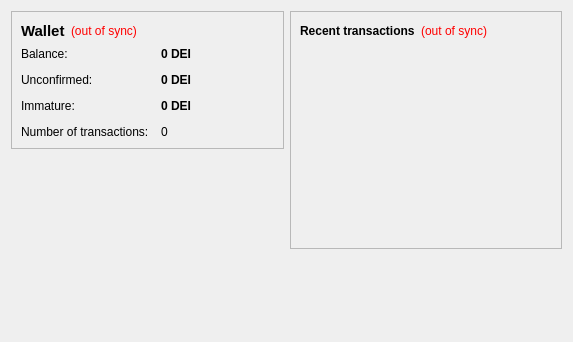
<?xml version="1.0" encoding="UTF-8"?>
<ui version="4.0">
 <class>OverviewPage</class>
 <widget class="QWidget" name="OverviewPage">
  <property name="geometry">
   <rect>
    <x>0</x>
    <y>0</y>
    <width>573</width>
    <height>342</height>
   </rect>
  </property>
  <property name="windowTitle">
   <string>Form</string>
  </property>
  <layout class="QHBoxLayout" name="horizontalLayout" stretch="1,1">
   <item>
    <layout class="QVBoxLayout" name="verticalLayout_2">
     <item>
      <widget class="QFrame" name="frame">
       <property name="frameShape">
        <enum>QFrame::StyledPanel</enum>
       </property>
       <property name="frameShadow">
        <enum>QFrame::Raised</enum>
       </property>
       <layout class="QVBoxLayout" name="verticalLayout_4">
        <item>
         <layout class="QHBoxLayout" name="horizontalLayout_4">
          <item>
           <widget class="QLabel" name="label_5">
            <property name="font">
             <font>
              <pointsize>11</pointsize>
              <weight>75</weight>
              <bold>true</bold>
             </font>
            </property>
            <property name="text">
             <string>Wallet</string>
            </property>
           </widget>
          </item>
          <item>
           <widget class="QLabel" name="labelWalletStatus">
            <property name="toolTip">
             <string>The displayed information may be out of date. Your wallet automatically synchronizes with the Darbcoin network after a connection is established, but this process has not completed yet.</string>
            </property>
            <property name="styleSheet">
             <string notr="true">QLabel { color: red; }</string>
            </property>
            <property name="text">
             <string notr="true">(out of sync)</string>
            </property>
            <property name="alignment">
             <set>Qt::AlignLeading|Qt::AlignLeft|Qt::AlignVCenter</set>
            </property>
           </widget>
          </item>
          <item>
           <spacer name="horizontalSpacer_2">
            <property name="orientation">
             <enum>Qt::Horizontal</enum>
            </property>
            <property name="sizeHint" stdset="0">
             <size>
              <width>40</width>
              <height>20</height>
             </size>
            </property>
           </spacer>
          </item>
         </layout>
        </item>
        <item>
         <layout class="QFormLayout" name="formLayout_2">
          <property name="fieldGrowthPolicy">
           <enum>QFormLayout::AllNonFixedFieldsGrow</enum>
          </property>
          <property name="horizontalSpacing">
           <number>12</number>
          </property>
          <property name="verticalSpacing">
           <number>12</number>
          </property>
          <item row="0" column="0">
           <widget class="QLabel" name="label">
            <property name="text">
             <string>Balance:</string>
            </property>
           </widget>
          </item>
          <item row="0" column="1">
           <widget class="QLabel" name="labelBalance">
            <property name="font">
             <font>
              <weight>75</weight>
              <bold>true</bold>
             </font>
            </property>
            <property name="cursor">
             <cursorShape>IBeamCursor</cursorShape>
            </property>
            <property name="toolTip">
             <string>Your current balance</string>
            </property>
            <property name="text">
             <string notr="true">0 DEI</string>
            </property>
            <property name="textInteractionFlags">
             <set>Qt::LinksAccessibleByMouse|Qt::TextSelectableByKeyboard|Qt::TextSelectableByMouse</set>
            </property>
           </widget>
          </item>
          <item row="1" column="0">
           <widget class="QLabel" name="label_3">
            <property name="text">
             <string>Unconfirmed:</string>
            </property>
           </widget>
          </item>
          <item row="1" column="1">
           <widget class="QLabel" name="labelUnconfirmed">
            <property name="font">
             <font>
              <weight>75</weight>
              <bold>true</bold>
             </font>
            </property>
            <property name="cursor">
             <cursorShape>IBeamCursor</cursorShape>
            </property>
            <property name="toolTip">
             <string>Total of transactions that have yet to be confirmed, and do not yet count toward the current balance</string>
            </property>
            <property name="text">
             <string notr="true">0 DEI</string>
            </property>
            <property name="textInteractionFlags">
             <set>Qt::LinksAccessibleByMouse|Qt::TextSelectableByKeyboard|Qt::TextSelectableByMouse</set>
            </property>
           </widget>
          </item>
          <item row="3" column="0">
           <widget class="QLabel" name="label_2">
            <property name="text">
             <string>Number of transactions:</string>
            </property>
           </widget>
          </item>
          <item row="3" column="1">
           <widget class="QLabel" name="labelNumTransactions">
            <property name="toolTip">
             <string>Total number of transactions in wallet</string>
            </property>
            <property name="text">
             <string notr="true">0</string>
            </property>
           </widget>
          </item>
          <item row="2" column="0">
           <widget class="QLabel" name="labelImmatureText">
            <property name="text">
             <string>Immature:</string>
            </property>
           </widget>
          </item>
          <item row="2" column="1">
           <widget class="QLabel" name="labelImmature">
            <property name="font">
             <font>
              <weight>75</weight>
              <bold>true</bold>
             </font>
            </property>
            <property name="toolTip">
             <string>Mined balance that has not yet matured</string>
            </property>
            <property name="text">
             <string notr="true">0 DEI</string>
            </property>
            <property name="textInteractionFlags">
             <set>Qt::LinksAccessibleByMouse|Qt::TextSelectableByKeyboard|Qt::TextSelectableByMouse</set>
            </property>
           </widget>
          </item>
         </layout>
        </item>
       </layout>
      </widget>
     </item>
     <item>
      <spacer name="verticalSpacer">
       <property name="orientation">
        <enum>Qt::Vertical</enum>
       </property>
       <property name="sizeHint" stdset="0">
        <size>
         <width>20</width>
         <height>40</height>
        </size>
       </property>
      </spacer>
     </item>
    </layout>
   </item>
   <item>
    <layout class="QVBoxLayout" name="verticalLayout_3">
     <item>
      <widget class="QFrame" name="frame_2">
       <property name="frameShape">
        <enum>QFrame::StyledPanel</enum>
       </property>
       <property name="frameShadow">
        <enum>QFrame::Raised</enum>
       </property>
       <layout class="QVBoxLayout" name="verticalLayout">
        <item>
         <layout class="QHBoxLayout" name="horizontalLayout_2">
          <item>
           <widget class="QLabel" name="label_4">
            <property name="text">
             <string>&lt;b&gt;Recent transactions&lt;/b&gt;</string>
            </property>
           </widget>
          </item>
          <item>
           <widget class="QLabel" name="labelTransactionsStatus">
            <property name="toolTip">
             <string>The displayed information may be out of date. Your wallet automatically synchronizes with the Darbcoin network after a connection is established, but this process has not completed yet.</string>
            </property>
            <property name="styleSheet">
             <string notr="true">QLabel { color: red; }</string>
            </property>
            <property name="text">
             <string notr="true">(out of sync)</string>
            </property>
            <property name="alignment">
             <set>Qt::AlignRight|Qt::AlignTrailing|Qt::AlignVCenter</set>
            </property>
           </widget>
          </item>
          <item>
           <spacer name="horizontalSpacer">
            <property name="orientation">
             <enum>Qt::Horizontal</enum>
            </property>
            <property name="sizeHint" stdset="0">
             <size>
              <width>40</width>
              <height>20</height>
             </size>
            </property>
           </spacer>
          </item>
         </layout>
        </item>
        <item>
         <widget class="QListView" name="listTransactions">
          <property name="styleSheet">
           <string notr="true">QListView { background: transparent; }</string>
          </property>
          <property name="frameShape">
           <enum>QFrame::NoFrame</enum>
          </property>
          <property name="verticalScrollBarPolicy">
           <enum>Qt::ScrollBarAlwaysOff</enum>
          </property>
          <property name="horizontalScrollBarPolicy">
           <enum>Qt::ScrollBarAlwaysOff</enum>
          </property>
          <property name="selectionMode">
           <enum>QAbstractItemView::NoSelection</enum>
          </property>
         </widget>
        </item>
       </layout>
      </widget>
     </item>
     <item>
      <spacer name="verticalSpacer_2">
       <property name="orientation">
        <enum>Qt::Vertical</enum>
       </property>
       <property name="sizeHint" stdset="0">
        <size>
         <width>20</width>
         <height>40</height>
        </size>
       </property>
      </spacer>
     </item>
    </layout>
   </item>
  </layout>
 </widget>
 <resources/>
 <connections/>
</ui>
